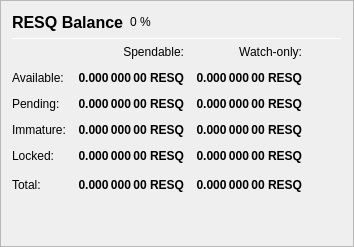
                   <widget class="QFrame" name="frame_Balances">
                    <property name="frameShape">
                     <enum>QFrame::StyledPanel</enum>
                    </property>
                    <property name="frameShadow">
                     <enum>QFrame::Raised</enum>
                    </property>
                    <layout class="QVBoxLayout" name="verticalLayout_4">
                     <item>
                      <layout class="QHBoxLayout" name="horizontalLayout_4">
                       <item>
                        <widget class="QLabel" name="label_5">
                         <property name="minimumSize">
                          <size>
                           <width>0</width>
                           <height>20</height>
                          </size>
                         </property>
                         <property name="font">
                          <font>
                           <pointsize>12</pointsize>
                           <weight>75</weight>
                           <bold>true</bold>
                          </font>
                         </property>
                         <property name="text">
                          <string>RESQ Balance</string>
                         </property>
                        </widget>
                       </item>
                       <item>
                        <widget class="QLabel" name="labelRESQPercent">
                         <property name="text">
                          <string notr="true">0 %</string>
                         </property>
                        </widget>
                       </item>
                       <item>
                        <spacer name="horizontalSpacer_3">
                         <property name="orientation">
                          <enum>Qt::Horizontal</enum>
                         </property>
                         <property name="sizeHint" stdset="0">
                          <size>
                           <width>40</width>
                           <height>20</height>
                          </size>
                         </property>
                        </spacer>
                       </item>
                      </layout>
                     </item>
                     <item>
                      <widget class="Line" name="line_Balance">
                       <property name="minimumSize">
                        <size>
                         <width>0</width>
                         <height>1</height>
                        </size>
                       </property>
                       <property name="maximumSize">
                        <size>
                         <width>16777215</width>
                         <height>1</height>
                        </size>
                       </property>
                       <property name="orientation">
                        <enum>Qt::Horizontal</enum>
                       </property>
                      </widget>
                     </item>
                     <item>
                      <layout class="QGridLayout" name="gridLayout">
                       <property name="spacing">
                        <number>12</number>
                       </property>
                       <item row="0" column="1">
                        <widget class="QLabel" name="labelSpendable">
                         <property name="text">
                          <string>Spendable:</string>
                         </property>
                         <property name="alignment">
                          <set>Qt::AlignRight|Qt::AlignTrailing|Qt::AlignVCenter</set>
                         </property>
                        </widget>
                       </item>
                       <item row="0" column="2">
                        <widget class="QLabel" name="labelWatchonly">
                         <property name="text">
                          <string>Watch-only:</string>
                         </property>
                         <property name="alignment">
                          <set>Qt::AlignRight|Qt::AlignTrailing|Qt::AlignVCenter</set>
                         </property>
                        </widget>
                       </item>
                       <item row="1" column="0">
                        <widget class="QLabel" name="labelBalanceText">
                         <property name="text">
                          <string>Available:</string>
                         </property>
                        </widget>
                       </item>
                       <item row="1" column="1">
                        <widget class="QLabel" name="labelBalance">
                         <property name="font">
                          <font>
                           <weight>75</weight>
                           <bold>true</bold>
                          </font>
                         </property>
                         <property name="cursor">
                          <cursorShape>IBeamCursor</cursorShape>
                         </property>
                         <property name="toolTip">
                          <string>Your current spendable balance</string>
                         </property>
                         <property name="text">
                          <string notr="true">0.000 000 00 RESQ</string>
                         </property>
                         <property name="alignment">
                          <set>Qt::AlignRight|Qt::AlignTrailing|Qt::AlignVCenter</set>
                         </property>
                         <property name="textInteractionFlags">
                          <set>Qt::LinksAccessibleByMouse|Qt::TextSelectableByKeyboard|Qt::TextSelectableByMouse</set>
                         </property>
                        </widget>
                       </item>
                       <item row="1" column="2">
                        <widget class="QLabel" name="labelWatchAvailable">
                         <property name="font">
                          <font>
                           <weight>75</weight>
                           <bold>true</bold>
                          </font>
                         </property>
                         <property name="cursor">
                          <cursorShape>IBeamCursor</cursorShape>
                         </property>
                         <property name="toolTip">
                          <string>Your current balance in watch-only addresses</string>
                         </property>
                         <property name="text">
                          <string notr="true">0.000 000 00 RESQ</string>
                         </property>
                         <property name="alignment">
                          <set>Qt::AlignRight|Qt::AlignTrailing|Qt::AlignVCenter</set>
                         </property>
                         <property name="textInteractionFlags">
                          <set>Qt::LinksAccessibleByMouse|Qt::TextSelectableByKeyboard|Qt::TextSelectableByMouse</set>
                         </property>
                        </widget>
                       </item>
                       <item row="2" column="0">
                        <widget class="QLabel" name="labelPendingText">
                         <property name="text">
                          <string>Pending:</string>
                         </property>
                        </widget>
                       </item>
                       <item row="2" column="1">
                        <widget class="QLabel" name="labelUnconfirmed">
                         <property name="font">
                          <font>
                           <weight>75</weight>
                           <bold>true</bold>
                          </font>
                         </property>
                         <property name="cursor">
                          <cursorShape>IBeamCursor</cursorShape>
                         </property>
                         <property name="toolTip">
                          <string>Total of transactions that have yet to be confirmed, and do not yet count toward the spendable balance</string>
                         </property>
                         <property name="text">
                          <string notr="true">0.000 000 00 RESQ</string>
                         </property>
                         <property name="alignment">
                          <set>Qt::AlignRight|Qt::AlignTrailing|Qt::AlignVCenter</set>
                         </property>
                         <property name="textInteractionFlags">
                          <set>Qt::LinksAccessibleByMouse|Qt::TextSelectableByKeyboard|Qt::TextSelectableByMouse</set>
                         </property>
                        </widget>
                       </item>
                       <item row="2" column="2">
                        <widget class="QLabel" name="labelWatchPending">
                         <property name="font">
                          <font>
                           <weight>75</weight>
                           <bold>true</bold>
                          </font>
                         </property>
                         <property name="cursor">
                          <cursorShape>IBeamCursor</cursorShape>
                         </property>
                         <property name="toolTip">
                          <string>Unconfirmed transactions to watch-only addresses</string>
                         </property>
                         <property name="text">
                          <string notr="true">0.000 000 00 RESQ</string>
                         </property>
                         <property name="alignment">
                          <set>Qt::AlignRight|Qt::AlignTrailing|Qt::AlignVCenter</set>
                         </property>
                         <property name="textInteractionFlags">
                          <set>Qt::LinksAccessibleByMouse|Qt::TextSelectableByKeyboard|Qt::TextSelectableByMouse</set>
                         </property>
                        </widget>
                       </item>
                       <item row="3" column="0">
                        <widget class="QLabel" name="labelImmatureText">
                         <property name="text">
                          <string>Immature:</string>
                         </property>
                        </widget>
                       </item>
                       <item row="3" column="1">
                        <widget class="QLabel" name="labelImmature">
                         <property name="font">
                          <font>
                           <weight>75</weight>
                           <bold>true</bold>
                          </font>
                         </property>
                         <property name="cursor">
                          <cursorShape>IBeamCursor</cursorShape>
                         </property>
                         <property name="toolTip">
                          <string>Staked or masternode rewards that has not yet matured</string>
                         </property>
                         <property name="text">
                          <string notr="true">0.000 000 00 RESQ</string>
                         </property>
                         <property name="alignment">
                          <set>Qt::AlignRight|Qt::AlignTrailing|Qt::AlignVCenter</set>
                         </property>
                         <property name="textInteractionFlags">
                          <set>Qt::LinksAccessibleByMouse|Qt::TextSelectableByKeyboard|Qt::TextSelectableByMouse</set>
                         </property>
                        </widget>
                       </item>
                       <item row="3" column="2">
                        <widget class="QLabel" name="labelWatchImmature">
                         <property name="font">
                          <font>
                           <weight>75</weight>
                           <bold>true</bold>
                          </font>
                         </property>
                         <property name="cursor">
                          <cursorShape>IBeamCursor</cursorShape>
                         </property>
                         <property name="toolTip">
                          <string>Staked or masternode rewards in watch-only addresses that has not yet matured</string>
                         </property>
                         <property name="text">
                          <string notr="true">0.000 000 00 RESQ</string>
                         </property>
                         <property name="alignment">
                          <set>Qt::AlignRight|Qt::AlignTrailing|Qt::AlignVCenter</set>
                         </property>
                         <property name="textInteractionFlags">
                          <set>Qt::LinksAccessibleByMouse|Qt::TextSelectableByKeyboard|Qt::TextSelectableByMouse</set>
                         </property>
                        </widget>
                       </item>
                       <item row="4" column="0">
                        <widget class="QLabel" name="labelLockedBalanceText">
                         <property name="toolTip">
                          <string>Locked RESQ or Masternode collaterals. These are excluded from zRESQ minting.</string>
                         </property>
                         <property name="text">
                          <string>Locked:</string>
                         </property>
                        </widget>
                       </item>
                       <item row="4" column="1">
                        <widget class="QLabel" name="labelLockedBalance">
                         <property name="font">
                          <font>
                           <weight>75</weight>
                           <bold>true</bold>
                          </font>
                         </property>
                         <property name="cursor">
                          <cursorShape>IBeamCursor</cursorShape>
                         </property>
                         <property name="toolTip">
                          <string>Locked RESQ or Masternode collaterals. These are excluded from zRESQ minting.</string>
                         </property>
                         <property name="text">
                          <string notr="true">0.000 000 00 RESQ</string>
                         </property>
                         <property name="alignment">
                          <set>Qt::AlignRight|Qt::AlignTrailing|Qt::AlignVCenter</set>
                         </property>
                         <property name="textInteractionFlags">
                          <set>Qt::LinksAccessibleByMouse|Qt::TextSelectableByKeyboard|Qt::TextSelectableByMouse</set>
                         </property>
                        </widget>
                       </item>
                       <item row="4" column="2">
                        <widget class="QLabel" name="labelWatchLocked">
                         <property name="font">
                          <font>
                           <weight>75</weight>
                           <bold>true</bold>
                          </font>
                         </property>
                         <property name="cursor">
                          <cursorShape>IBeamCursor</cursorShape>
                         </property>
                         <property name="toolTip">
                          <string>Current locked balance in watch-only addresses</string>
                         </property>
                         <property name="text">
                          <string notr="true">0.000 000 00 RESQ</string>
                         </property>
                         <property name="alignment">
                          <set>Qt::AlignRight|Qt::AlignTrailing|Qt::AlignVCenter</set>
                         </property>
                         <property name="textInteractionFlags">
                          <set>Qt::LinksAccessibleByMouse|Qt::TextSelectableByKeyboard|Qt::TextSelectableByMouse</set>
                         </property>
                        </widget>
                       </item>
                       <item row="5" column="0">
                        <widget class="QLabel" name="labelTotalText">
                         <property name="toolTip">
                          <string>Your current RESQ balance, unconfirmed and immature transactions included</string>
                         </property>
                         <property name="text">
                          <string>Total:</string>
                         </property>
                        </widget>
                       </item>
                       <item row="5" column="1">
                        <widget class="QLabel" name="labelTotal">
                         <property name="font">
                          <font>
                           <weight>75</weight>
                           <bold>true</bold>
                          </font>
                         </property>
                         <property name="cursor">
                          <cursorShape>IBeamCursor</cursorShape>
                         </property>
                         <property name="toolTip">
                          <string>Your current RESQ balance, unconfirmed and immature transactions included</string>
                         </property>
                         <property name="text">
                          <string notr="true">0.000 000 00 RESQ</string>
                         </property>
                         <property name="alignment">
                          <set>Qt::AlignRight|Qt::AlignTrailing|Qt::AlignVCenter</set>
                         </property>
                         <property name="textInteractionFlags">
                          <set>Qt::LinksAccessibleByMouse|Qt::TextSelectableByKeyboard|Qt::TextSelectableByMouse</set>
                         </property>
                        </widget>
                       </item>
                       <item row="5" column="2">
                        <widget class="QLabel" name="labelWatchTotal">
                         <property name="font">
                          <font>
                           <weight>75</weight>
                           <bold>true</bold>
                          </font>
                         </property>
                         <property name="cursor">
                          <cursorShape>IBeamCursor</cursorShape>
                         </property>
                         <property name="toolTip">
                          <string>Current total balance in watch-only addresses</string>
                         </property>
                         <property name="text">
                          <string notr="true">0.000 000 00 RESQ</string>
                         </property>
                         <property name="alignment">
                          <set>Qt::AlignRight|Qt::AlignTrailing|Qt::AlignVCenter</set>
                         </property>
                         <property name="textInteractionFlags">
                          <set>Qt::LinksAccessibleByMouse|Qt::TextSelectableByKeyboard|Qt::TextSelectableByMouse</set>
                         </property>
                        </widget>
                       </item>
                       <item row="5" column="3">
                        <spacer name="horizontalSpacer_9">
                         <property name="orientation">
                          <enum>Qt::Horizontal</enum>
                         </property>
                         <property name="sizeHint" stdset="0">
                          <size>
                           <width>40</width>
                           <height>20</height>
                          </size>
                         </property>
                        </spacer>
                       </item>
                      </layout>
                     </item>
                     <item>
                      <spacer name="verticalSpacer_3">
                       <property name="orientation">
                        <enum>Qt::Vertical</enum>
                       </property>
                       <property name="sizeHint" stdset="0">
                        <size>
                         <width>20</width>
                         <height>40</height>
                        </size>
                       </property>
                      </spacer>
                     </item>
                    </layout>
                   </widget>
